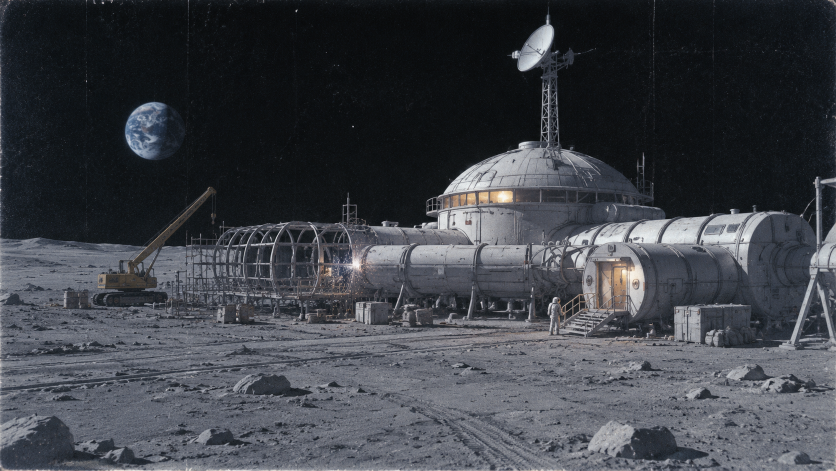
#> input picture assets/final/prolog/p6.png, 1672 x 941 px, given in place of s1_base.png, which was not available (shown at 1/2 size)
$ python _vn2_build.py
#> lines starting #> are read from the running program, lines starting #| are printed output that depends on the picture
# -*- coding: utf-8 -*-
"""Сборка контента VN-эп1 (vn2/) «Зарянка».

Делает:
  1) кадры пролога: mock base + оверлеи + грейд «тёплый архив»-lite -> vn2/img/prolog/sN.png
  2) фон приёмной + спрайты -> vn2/img/bg, vn2/img/char
  3) иконку/лого -> vn2/img/logo.png, vn2/icons/icon-*.png
  4) vn2/content.js — узлы эп1: титул -> значок(video) -> пролог S1..S7 -> приёмная
Текст — АВТОРСКИЙ ДОСЛОВНО из assets/story.txt (строки 5,7,9 = пролог; 13..67 = приёмная).
Голос — ПОСТРАНИЧНО: у каждой страницы поле vo = audio/vo/<файл>, закадр пишет _vn2_vo.py.
"""
import os, json, re, shutil, subprocess, sys
import hashlib
from collections import deque
import numpy as np
from PIL import Image, ImageFilter

HERE = os.path.dirname(os.path.abspath(__file__))
VN2 = os.path.join(HERE, 'vn2')
IMG = os.path.join(VN2, 'img')
MOCK = os.path.join(HERE, 'assets', 'mock', 'prolog')
FIN = os.path.join(HERE, 'assets', 'final', 'prolog')   # финальные кадры (_prolog_finals.py)
GEN = os.path.join(HERE, 'assets', 'gen')
SPR = os.path.join(HERE, 'assets', 'sprites')
STORY = os.path.join(HERE, 'assets', 'story.txt')

W, H = 1920, 1080

# ---- формат раздачи -----------------------------------------------------
# СЛОЙ РАЗДАЧИ — WebP q92 (в 7–9× легче PNG, разница на глаз не видна:
# MAE 1.5–2.3 из 255, см. лист review_100_webp_ab.png).
# НЕ трогаем: оригиналы генерации assets/gen/*.jpg и мастера assets/final/prolog/*.png —
# они остаются без потерь, пересборка идёт всегда от них.
WEBP_Q = 92
CLIENT_EXT = '.webp'


def save_client(im, folder, name, **kw):
    """Сохранить картинку для клиента в WebP и убрать устаревший .png/.jpg рядом."""
    p = os.path.join(folder, name + CLIENT_EXT)
    im.save(p, 'WEBP', quality=WEBP_Q, method=6, **kw)
    for old in (name + '.png', name + '.jpg'):
        q = os.path.join(folder, old)
        if os.path.exists(q):
            os.remove(q)
            print('   удалён устаревший', old)
    return p


for d in (os.path.join(IMG, 'prolog'), os.path.join(IMG, 'bg'),
          os.path.join(IMG, 'char'), os.path.join(VN2, 'icons')):
    os.makedirs(d, exist_ok=True)
#> further down, base is the input picture: PIL image 1672x941 RGB; mean R, G, B 62.8, 65.9, 72

# ---- грейд «тёплый архив»-lite (как в _prolog_animatic.py) --------------
_CM = np.array([[0.393, 0.769, 0.189],
                [0.349, 0.686, 0.168],
                [0.272, 0.534, 0.131]], np.float32)


def grade(im):
    a = np.asarray(im.convert('RGB'), np.float32)
    s = np.clip(a @ _CM.T, 0, 255)
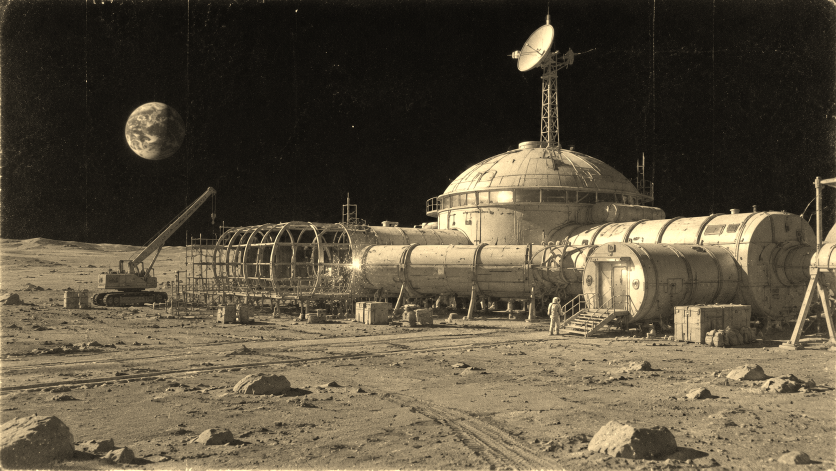
#> s: shape (941, 1672, 3) float32 (shown at 1/2 size); mean R, G, B 88.5, 79.1, 61.7
    b = 0.45 * s + 0.55 * a
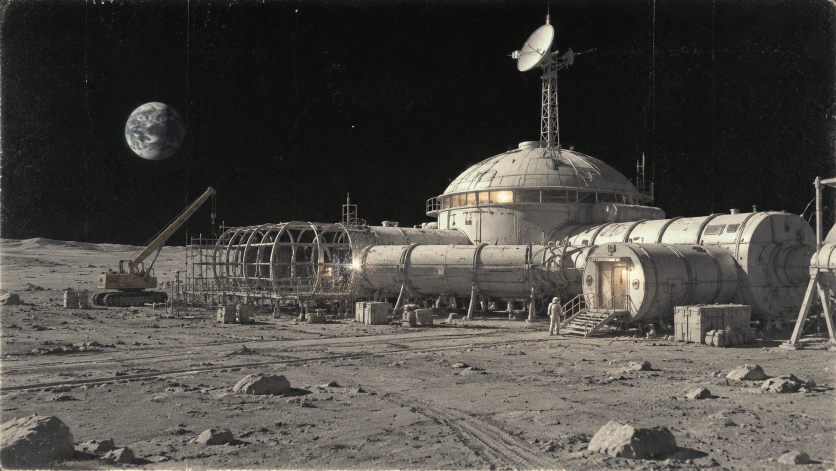
#> b: shape (941, 1672, 3) float32 (shown at 1/2 size); mean R, G, B 74.4, 71.8, 67.3
    b[..., 0] = np.clip(b[..., 0] * 1.035, 0, 255)
    b[..., 1] = np.clip(b[..., 1] * 1.005, 0, 255)
    b[..., 2] = np.clip(b[..., 2] * 0.930, 0, 255)
    b = np.clip((b - 128.0) * 1.07 + 128.0, 0, 255)
    return Image.fromarray(b.astype(np.uint8), 'RGB')


# ---- 1) кадры пролога ---------------------------------------------------
PROLOG_OVL = {
    's1': ['s1_poster'],
    's1a': [],         # первая страница кадра s1 (2026-11-04): стена Звёздного городка,
                       # граффити «МАРС — ДЕЛО ОБЩЕЕ» нарисовано моделью — своих букв нет
    'p6': [],          # стр. 1 — кадр С МАРСА (вернулся в сборку 2026-11-04)
    'p6luna': [],      # стр. 2 кадра p6 — ЛУННАЯ база (PAGE_BG), мастер уже финальный
    'p7': [],          # цех сборки: новая ракета недостроена (новая генерация 2026-10-25)
    'p8': [],          # гидролаборатория: межпланетный корабль + спускаемый модуль (2026-10-31)
    's3': ['s3_q1', 's3_q2', 's3_q3'],
    's4': ['s4_video', 's4_q'],
    's5': ['s5_posters', 's5_soviet', 's5_seats'],
    's5a': [],         # кадр 11 (2026-11-01): мастера gpt-image-2 уже финальные
    's6': [],
    's7': [],
}
for n, ovls in PROLOG_OVL.items():
    fin = os.path.join(FIN, n + '.png')
    if os.path.exists(fin):                      # финальный кадр flux-2 (+текст-слой)
        base = Image.open(fin).convert('RGB')
        src = 'final'
    else:                                        # фолбэк: мок base + оверлеи
        b = Image.open(os.path.join(MOCK, n + '_base.png')).convert('RGBA')
        for ov in ovls:
            p = os.path.join(MOCK, ov + '.png')
            if os.path.exists(p):
                b = Image.alpha_composite(b, Image.open(p).convert('RGBA'))
        base = b.convert('RGB')
        src = 'mock'
    im = grade(base).resize((W, H), Image.LANCZOS)
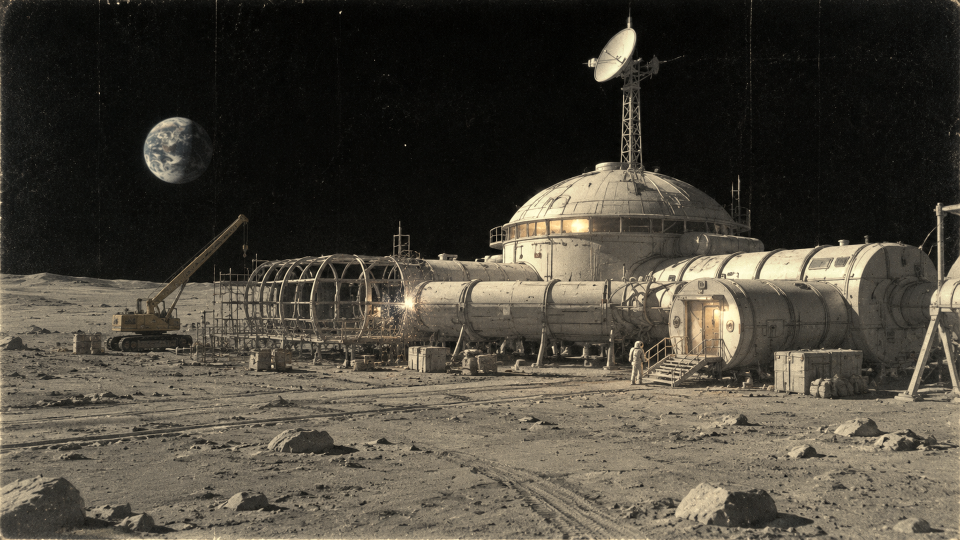
#> im: PIL image 1920x1080 RGB (shown at 1/2 size); mean R, G, B 72.9, 67.8, 57.6
    save_client(im, os.path.join(IMG, 'prolog'), n)
#> (the run stopped early here; a loop or call above may not have finished)
